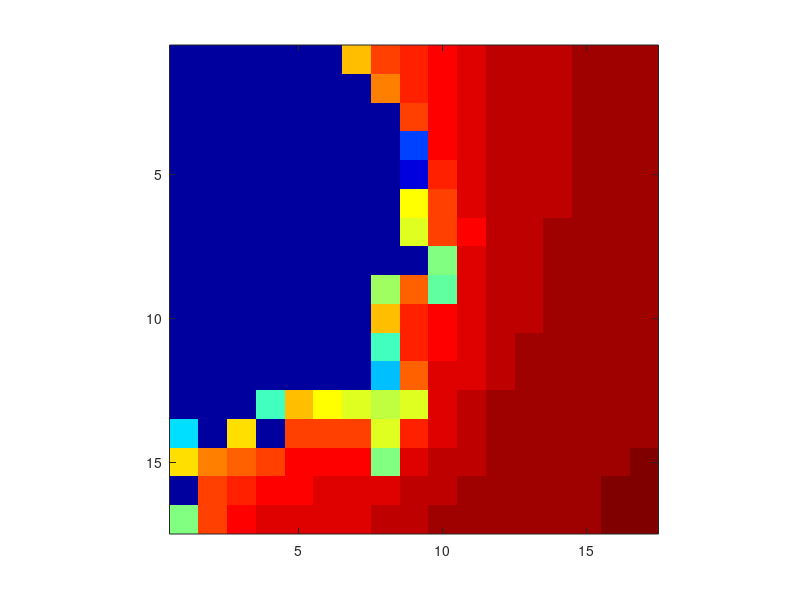

Reproduce this figure in MATLAB.
%% Mandelbrot Chapter Recap
% This is an executable program that illustrates the statements
% introduced in the Mandelbrot Chapter of "Experiments in MATLAB".
% You can access it with
%
%    mandelbrot_recap
%    edit mandelbrot_recap
%    publish mandelbrot_recap
%
% Related EXM programs
%
%    mandelbrot

%   Copyright 2014 Cleve Moler
%   Copyright 2014 The MathWorks, Inc.
%% Define the region.
   x = 0: 0.05: 0.8;
   y = x';
   
%% Create the two-dimensional complex grid using Tony's indexing trick.
   n = length(x);
   e = ones(n,1);
   z0 = x(e,:) + i*y(:,e);

%% Or, do the same thing with meshgrid.
   [X,Y] = meshgrid(x,y);
   z0 = X + i*Y;

%% Initialize the iterates and counts arrays.
   z = zeros(n,n);
   c = zeros(n,n);

%% Here is the Mandelbrot iteration.
   depth = 32;
   for k = 1:depth
      z = z.^2 + z0;
      c(abs(z) < 2) = k;
   end

%% Create an image from the counts.
   c
   image(c)
   axis image

%% Colors
   colormap(flipud(jet(depth)))
